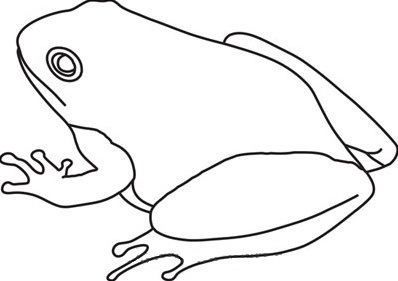
#> input picture mindset/assets/baker_2018_linedrawings/normal/bullfrog/bullfrog.jpg, 398 x 281 px
$ python -i base.py   (imports and definitions only)
#> lines starting #> are read from the running program, lines starting #| are printed output that depends on the picture; after the words box and inside, x2 and y2 are one past the last pixel; in counts of white or black regions, pixels touching at a corner belong together
import cv2
import numpy as np
import PIL
from PIL import Image, ImageChops, ImageDraw


class DrawStimuli:
    # [143 lines left out: functions __init__, create_canvas, circle, resize_up_down, not called in this run]


def get_mask_from_linedrawing(opencv_img, fill=True):
    """
    This function assumed the background of the linedrawing is white, and the stroke is black/grayscale.
    :param opencv_img:
    :return:
    """
#> called with fill = True
    mask = np.zeros_like(opencv_img)

    _, binary_linedrawing = cv2.threshold(opencv_img, 240, 255, cv2.THRESH_BINARY_INV)
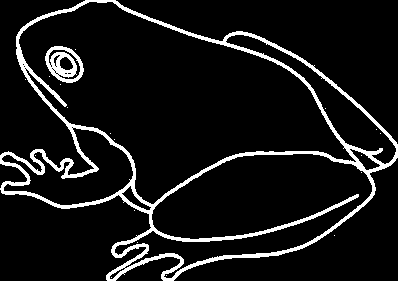
#> binary_linedrawing: shape (281, 398); 8.9% white; 20 white regions (18 under 20 px)

    contours, _ = cv2.findContours(
        binary_linedrawing, cv2.RETR_EXTERNAL, cv2.CHAIN_APPROX_NONE
    )
#> contours = 4 contours, 3 with area under 20; largest, box (x1, y1, x2, y2) and area: (0, 0, 398, 281) 67958

    cv2.drawContours(mask, contours, -1, (255), thickness=cv2.FILLED if fill else 1)
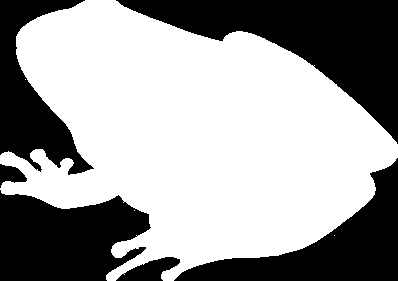
#> mask: shape (281, 398); 61.4% white; 6 black regions, box (x1, y1, x2, y2) and area: (116, 0, 398, 144) 15124, (0, 190, 151, 281) 10333, (174, 158, 398, 281) 9390, (0, 0, 94, 175) 7106, (116, 257, 180, 281) 839, (0, 164, 27, 188) 370

    [
        cv2.drawContours(mask, [c], -1, (255), thickness=cv2.FILLED if fill else 1)
        for c in contours
    ]

    mask = Image.fromarray(mask).convert("L")

    linedrawing_pil = Image.fromarray(binary_linedrawing)

    mask = Image.merge(
        "RGBA", (linedrawing_pil, linedrawing_pil, linedrawing_pil, mask)
    )
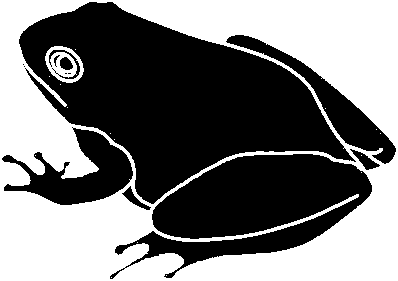
#> mask: PIL image 398x281 RGBA; mean R, G, B, A 22.6, 22.6, 22.6, 156.6; transparent parts drawn white
    return mask


# [61 lines left out: functions resize_image_keep_aspect_ratio, paste_linedrawing_onto_canvas, resize_and_paste, not called in this run]

>>> import cv2
>>> picture = cv2.imread('../assets/baker_2018_linedrawings/normal/bullfrog/bullfrog.jpg', cv2.IMREAD_GRAYSCALE)
>>> result = get_mask_from_linedrawing(picture)
